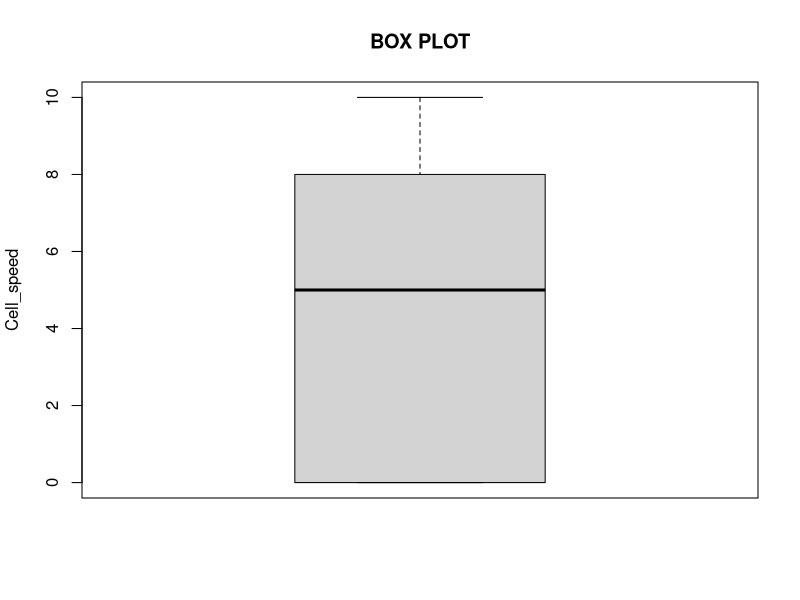
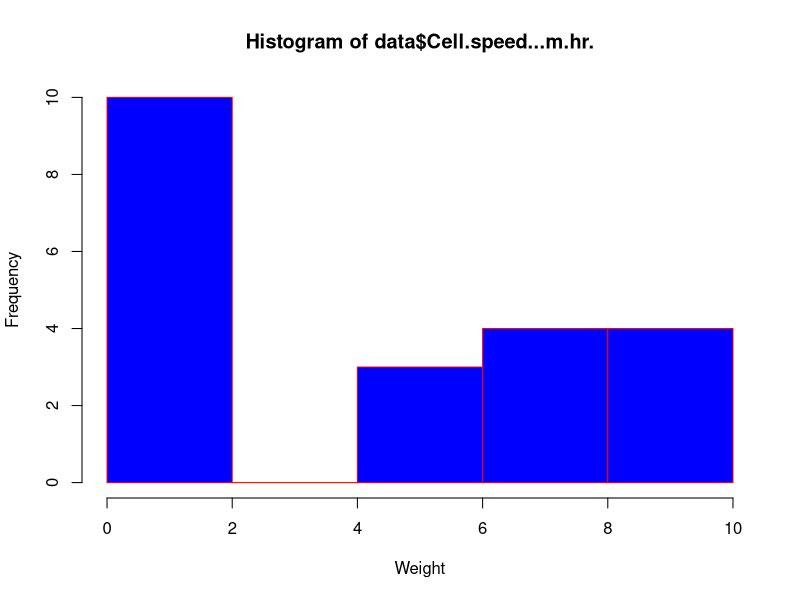
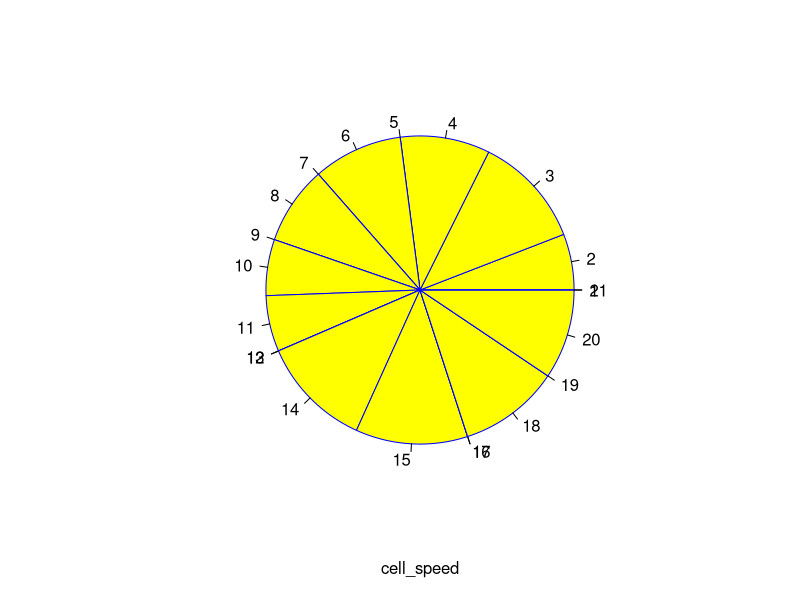

These charts were generated, in order, by the following R code:
###############data reading 
data=read.csv("CellularPhenotypicheterogeneity.csv",sep=",")
data[ , ! apply( data , 2 , function(x) all(is.na(x)) ) ]

################################################################################
#ans(1)
#################column containing the cell's speed
data[,4]
################################################################################
#ans(2)
#############13th row and second column
data[13,2]
################################################################################
#ans(3)
##########phenotype of the cell in the 10th row
a=data[,2]
a[10]
###############################################################################
#ans(4)
##############length function returns the number of elements in a vector
length(a)
################################################################################
#ans(5)
sum=0
count=0
for (i in 1:nrow(data))
{
  if(data[i,2]=='migratory')
  {
    #############################################################################
    ########################################### "Migratory" phenotype of the cell  
    print(i)
    sum=sum+data[i,4]
    count=count+1
  }
}
#################################################################################
################################# average speed of the "Migratory" phenotype cell
avg_cell_speed=(sum/count)
print(avg_cell_speed)
cell_phenotype=data$Cell.Phenotype
################################################################################
##########################################subsetting of the migratory cell data
data_migratory=subset(data,cell_phenotype=="migratory")
subset_speed=data_migratory$Cell.speed...m.hr.



####################### mode of the cell's speed
Mode = function(x){
  uniq=unique(x)
  uniq[which.max(tabulate(match(x,uniq)))]
}
Mode_speed=Mode(subset_speed)
print(Mode_speed)
############################# mean of the cell's speed
mean=function(x){
  avg=sum(x)/length(x)
}
avg_speed=mean(subset_speed)
print(avg_speed)
##################################################################################################
####################box_plot
# Plot the chart.
boxplot(data$Cell.speed...m.hr., data = data, xlab = "",
        ylab = "Cell_speed", main = "BOX PLOT")

##################################################################################################
######################hsitogram_plot
# Create the histogram.
hist(data$Cell.speed...m.hr.,xlab = "Weight",col = "blue",border = "red")

#################################################################################################
#################################bar_graph
# Create the histogram.
#barplot(data$Cell.speed...m.hr.,xlab = "cell_speed",col = "yellow",border = "blue")
###############################################################################################
###################### pie_chart
# Create the histogram.
pie(data$Cell.speed...m.hr.,xlab = "cell_speed",col = "yellow",border = "blue")

